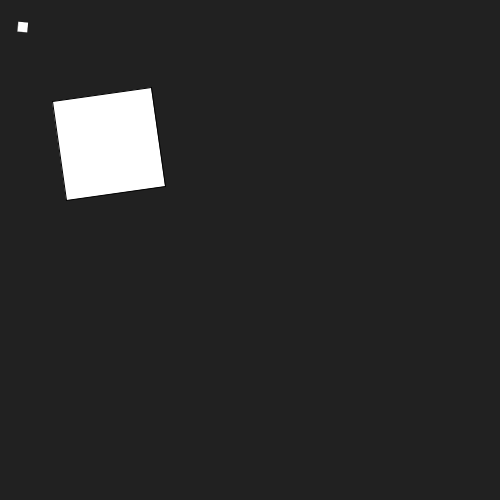
Frame 1 (no input)
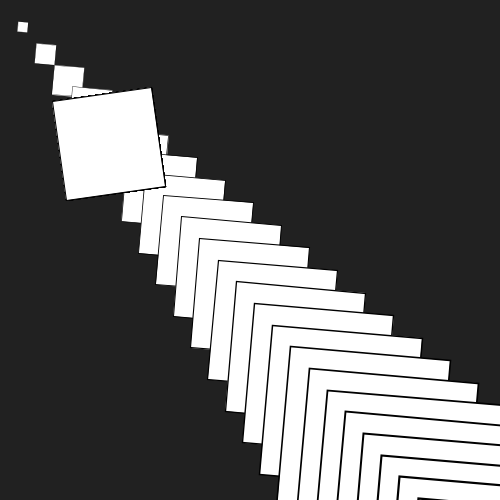
Frame 60 (the mouse pressed at the canvas centre just before this capture)
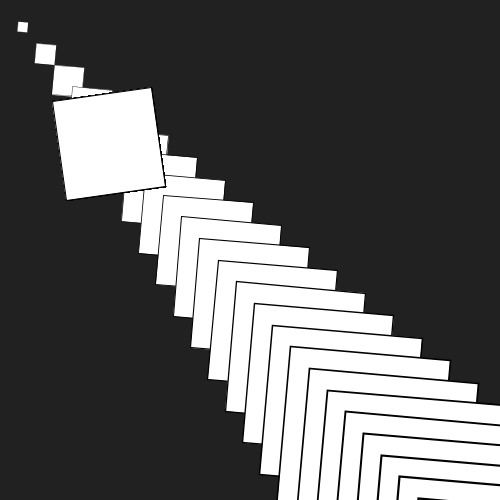
Frame 120 (the mouse held since frame 60 and released just before this capture)

The Processing sketch that drew these frames (run headless with seeded random() and noise(); from frame 60 on, the mouse is pressed at the canvas centre):

// Processing sketch: processing_111991
// ── processing_111991.pde

float angle = 0.0;
float timer = 0;
float ellipseX = 0.0;

void setup()
{
  size(500, 500);
  colorMode(HSB, 360, 100, 100, 100);
  background(47);
}

void draw()
{
  timer = timer + 0.0167;
  
  if (timer > 20)
  {
    ellipseX += 1;
    
    float waveSpeed = 10;
    float waveHeight = 100;
    float centerY = height/2;
    float a = radians(ellipseX * waveSpeed);
    float offset = sin(a) * waveHeight;
    float ellipseY = centerY + offset;
    ellipse(ellipseX, ellipseY, 100, 100);
  }
  if (timer > 5 && timer < 15)
  {
    angle += 0.1;
    if (angle > TWO_PI)
    angle = 0;
    
    rectMode(CENTER);
    pushMatrix();
    translate(height/2, width/2);
    rotate(angle);
    rect(0, 0, 200, 200);
    popMatrix();
  }
  else 
  {
  angle += 0.1;

  rectMode(CENTER);
  pushMatrix();
  translate(250, 250);
  rotate(CENTER);
  rect(125, 125, 100, 100);
  popMatrix();
  
  rotate(radians(5));
  scale(angle);
  rect(250, 250, 100, 100);
  }

}
